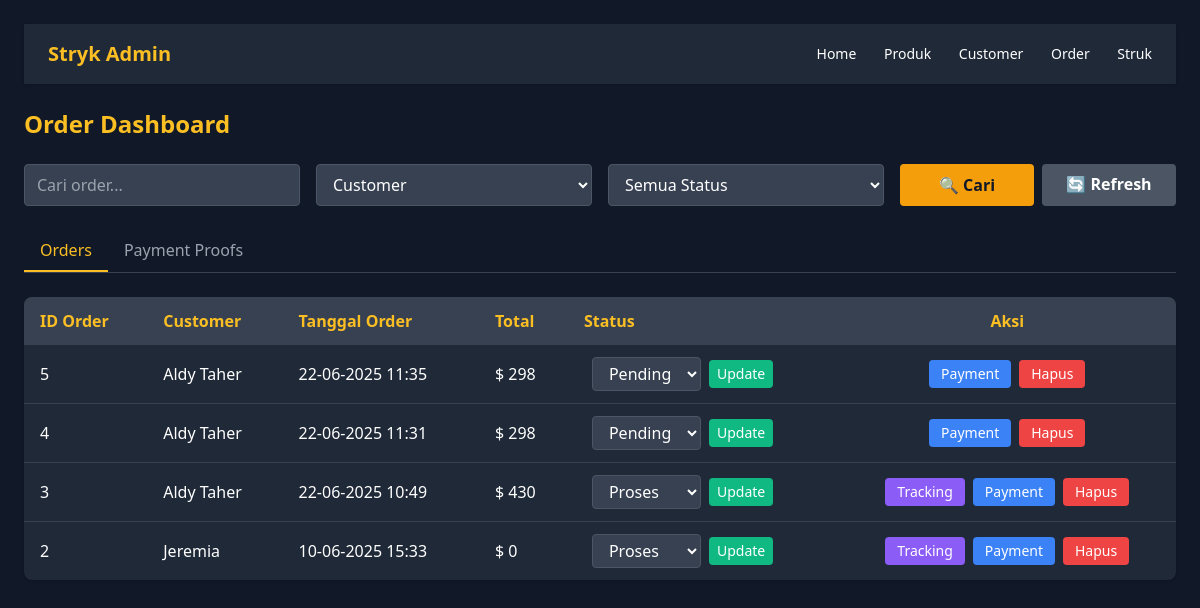
The page /admin/order_admin.php on the database as committed earlier.
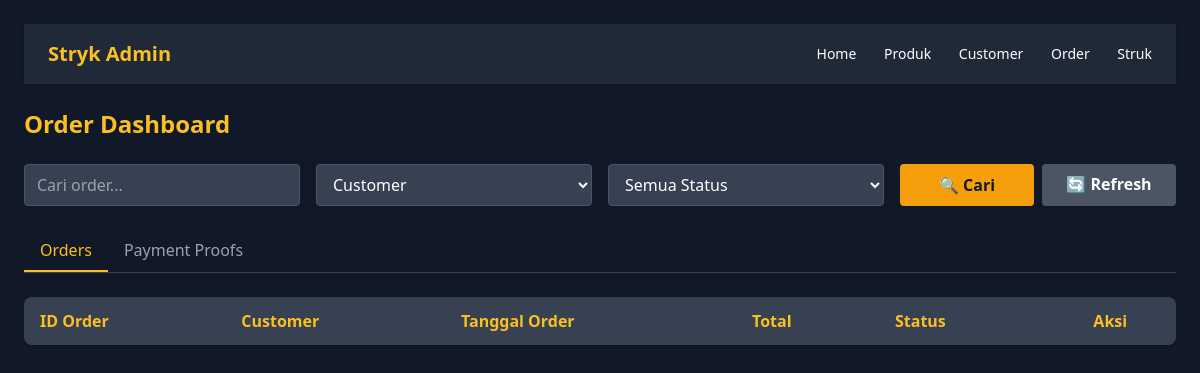
The same page on the database as committed later.
### tables this page shows
CREATE TABLE `orders` (
  `order_id` int NOT NULL,
  `customer_id` int NOT NULL,
  `tgl_order` datetime NOT NULL,
  `total_harga` decimal(12,2) NOT NULL,
  `status` varchar(20) NOT NULL
);

CREATE TABLE `customer` (
  `customer_id` int NOT NULL,
  `nama` varchar(100) NOT NULL,
  `password` text NOT NULL,
  `email` varchar(100) NOT NULL,
  `no_telepon` varchar(20) NOT NULL,
  `alamat` text NOT NULL
);

### admin/order_admin.php (the view, shortened to what this page needs)
<?php
include 'koneksi.php';
include 'header_admin.php';
$search = $_GET['search'] ?? '';
$search_by = $_GET['search_by'] ?? 'customer';
$query = "
  SELECT o.order_id, c.customer_id, c.nama AS customer, o.tgl_order, o.total_harga, o.status
  FROM orders o
  JOIN customer c ON o.customer_id = c.customer_id
  WHERE 1=1
";
$query .= " ORDER BY o.tgl_order DESC";
$result = mysqli_query($conn, $query);
?>
<!DOCTYPE html>
<html lang="id">
<head>
  <link href="https://cdn.jsdelivr.net/npm/tailwindcss@2.2.19/dist/tailwind.min.css" rel="stylesheet">
  <link rel="stylesheet" href="https://cdnjs.cloudflare.com/ajax/libs/font-awesome/6.0.0/css/all.min.css">
</head>
<body class="bg-gray-900 text-white p-6">
  <h1 class="text-2xl font-bold text-yellow-400 mb-6">Order Dashboard</h1>
  <form method="GET" class="grid grid-cols-1 md:grid-cols-4 gap-4 mb-6">
    <div>
      <input type="text" name="search" class="w-full px-3 py-2 rounded bg-gray-700 text-white border border-gray-600"
        placeholder="Cari order..." value="<?= htmlspecialchars($search) ?>">
    </div>
    <div>
      <select name="search_by" class="w-full px-3 py-2 rounded bg-gray-700 text-white border border-gray-600">
        <option value="customer" <?= $search_by === 'customer' ? 'selected' : '' ?>>Customer</option>
      </select>
    </div>
    <div>
      <select name="status" class="w-full px-3 py-2 rounded bg-gray-700 text-white border border-gray-600">
        <option value="">Semua Status</option>
      </select>
    </div>
    <div class="grid grid-cols-2 gap-2">
      <button type="submit" class="bg-yellow-500 hover:bg-yellow-600 text-gray-900 font-bold py-2 px-4 rounded">
        🔍 Cari
      </button>
      <a href="order_admin.php" class="bg-gray-600 hover:bg-gray-700 text-white font-bold py-2 px-4 rounded text-center">
        🔄 Refresh
      </a>
    </div>
  </form>
  <div class="flex border-b border-gray-700 mb-6">
    <a href="order_admin.php" class="px-4 py-2 <?= !isset($_GET['view_payments']) ? 'border-b-2 border-yellow-400 text-yellow-400' : 'text-gray-400' ?> font-medium">
      Orders
    </a>
    <a href="order_admin.php?view_payments=1" class="px-4 py-2 <?= isset($_GET['view_payments']) ? 'border-b-2 border-yellow-400 text-yellow-400' : 'text-gray-400' ?> font-medium">
      Payment Proofs
    </a>
  </div>
  <?php if (!isset($_GET['view_payments'])): ?>
    <div class="bg-gray-800 rounded-lg shadow overflow-hidden">
      <table class="w-full">
        <thead class="bg-gray-700 text-yellow-400">
          <tr>
            <th class="py-3 px-4 text-left">ID Order</th>
            <th class="py-3 px-4 text-left">Customer</th>
            <th class="py-3 px-4 text-left">Tanggal Order</th>
            <th class="py-3 px-4 text-left">Total</th>
            <th class="py-3 px-4 text-left">Status</th>
            <th class="py-3 px-4 text-center">Aksi</th>
          </tr>
        </thead>
        <tbody class="divide-y divide-gray-700">
          <?php while ($row = mysqli_fetch_assoc($result)) : ?>
            <tr class="hover:bg-gray-700">
              <td class="py-3 px-4"><?= $row['order_id'] ?></td>
              <td class="py-3 px-4"><?= htmlspecialchars($row['customer']) ?></td>
              <td class="py-3 px-4"><?= date('d-m-Y H:i', strtotime($row['tgl_order'])) ?></td>
              <td class="py-3 px-4">$ <?= number_format($row['total_harga'], 0, ',', '.') ?></td>
              <td class="py-3 px-4">
                <form method="POST" class="flex items-center space-x-2">
                  <select name="status" class="px-3 py-1 rounded bg-gray-700 text-white border border-gray-600">
                    <option value="pending" <?= $row['status'] === 'pending' ? 'selected' : '' ?>>Pending</option>
                    <option value="proses" <?= $row['status'] === 'proses' ? 'selected' : '' ?>>Proses</option>
                  </select>
                  <button type="submit" name="update_status" class="bg-green-500 hover:bg-green-600 text-white px-2 py-1 rounded text-sm">
                    Update
                  </button>
                </form>
              </td>
              <td class="py-3 px-4 text-center">
                <div class="flex justify-center space-x-2">
                  <?php if ($row['status'] === 'proses'): ?>
                    <a href="tracking_admin.php?order_id=<?= $row['order_id'] ?>"
                      class="bg-purple-500 hover:bg-purple-600 text-white px-3 py-1 rounded text-sm">
                      Tracking
                    </a>
                  <?php endif; ?>
                  <a href="order_admin.php?view_payments=1&order_id=<?= $row['order_id'] ?>"
                    class="bg-blue-500 hover:bg-blue-600 text-white px-3 py-1 rounded text-sm">
                    Payment
                  </a>
                  <a href="order_admin.php?hapus=<?= $row['order_id'] ?>"
                    onclick="return confirm('Yakin hapus order ini?')"
                    class="bg-red-500 hover:bg-red-600 text-white px-3 py-1 rounded text-sm">
                    Hapus
                  </a>
                </div>
              </td>
            </tr>
          <?php endwhile; ?>
        </tbody>
      </table>
    </div>
  <?php endif; ?>
</body>
</html>

### admin/header_admin.php (shortened to what this page needs)
  <!DOCTYPE html>
<html lang="id">
<head>
  <link href="https://cdn.jsdelivr.net/npm/tailwindcss@2.2.19/dist/tailwind.min.css" rel="stylesheet">
</head>
  <body class="bg-gray-900 text-white p-6">
  <nav class="bg-gray-800 shadow px-6 py-4 flex justify-between items-center mb-6">
    <h1 class="text-xl font-bold text-yellow-400">Stryk Admin</h1>
    <div class="space-x-6 text-sm text-white">
      <a href="index_admin.php" class="hover:text-yellow-400">Home</a>
      <a href="produk_admin.php" class="hover:text-yellow-400">Produk</a>
      <a href="customer_admin.php" class="hover:text-yellow-400">Customer</a>
      <a href="order_admin.php" class="hover:text-yellow-400">Order</a>
      <a href="struk_admin.php" class="hover:text-yellow-400">Struk</a>
    </div>
  </nav>
  </body>

Rows that differ between the two databases and show on the page:
removed orders: order_id "5", customer.nama "Aldy Taher", tgl_order "22-06-2025 11:35", total_harga "298", status "Pending"
removed orders: order_id "4", customer.nama "Aldy Taher", tgl_order "22-06-2025 11:31", total_harga "298", status "Pending"
removed orders: order_id "3", customer.nama "Aldy Taher", tgl_order "22-06-2025 10:49", total_harga "430", status "Proses"
removed orders: order_id "2", customer.nama "Jeremia", tgl_order "10-06-2025 15:33", total_harga "0", status "Proses"
